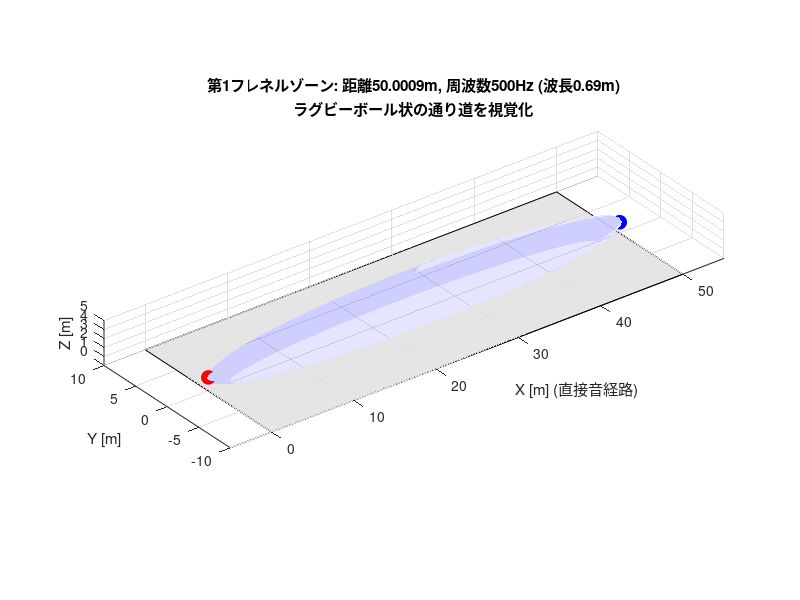

MATLAB code to generate this figure:
%% 1. 基本設定（シミュレーション・パラメータ）
c = 343;                 % 音速 [m/s]
f = 500;                 % 対象とする周波数 [Hz]
lambda = c / f;          % 波長 [m]

% 音源とマイクの位置 [X, Y, Z]
source_pos = [0, 0, 1.5];
mic_pos = [50, 0, 1.2];  % 50m先にマイクを配置（長軸方向をX軸とする）

%% 2. フレネル楕円体のパラメータ計算
% 音源とマイクの直線距離 d
d = norm(mic_pos - source_pos);

% 楕円体の全長（長軸の長さ）2a
% 波の干渉条件により、Path Length L = d + lambda/2 となる
a = (d + lambda / 2) / 2;

% 楕円体の最大半径（短軸の長さ）b, c
% 中心 (d/2) における短軸半径 Rmax = 0.5 * sqrt(lambda * d)
b = sqrt(a^2 - (d/2)^2);
c_radius = b; % 回転体（プロレート・スフェロイド）とするためbと同じ

%% 3. 3Dメッシュデータの生成（楕円体の生成）
% グリッド点数を設定
n_points = 50;
[X_mesh, Y_mesh, Z_mesh] = ellipsoid(d/2, 0, 1.35, a, b, c_radius, n_points); % 中心位置（高さは平均）

%% 4. 可視化（プロット）
figure('Name', '3D Fresnel Zone Spheroid', 'Position', [100, 100, 800, 600]);
hold on; grid on; axis equal; view(3);
xlabel('X [m] (直接音経路)'); ylabel('Y [m]'); zlabel('Z [m]');
title(sprintf('第1フレネルゾーン: 距離%dm, 周波数%dHz (波長%.2fm)\nラグビーボール状の通り道を視覚化', d, f, lambda));

% 楕円体のメッシュをプロット（半透明にする）
surf(X_mesh, Y_mesh, Z_mesh, 'FaceColor', 'blue', 'FaceAlpha', 0.1, 'EdgeColor', [0.7 0.7 0.7], 'EdgeAlpha', 0.2);

% 音源とマイクをプロット
plot3(source_pos(1), source_pos(2), source_pos(3), 'ro', 'MarkerSize', 10, 'MarkerFaceColor', 'r');
plot3(mic_pos(1), mic_pos(2), mic_pos(3), 'bo', 'MarkerSize', 10, 'MarkerFaceColor', 'b');
plot3([source_pos(1), mic_pos(1)], [source_pos(2), mic_pos(2)], [source_pos(3), mic_pos(3)], 'k--'); % 中心軸

% 地面をプロット
patch([0 50 50 0], [-10 -10 10 10], [0 0 0 0], [0.8 0.8 0.8], 'FaceAlpha', 0.5);

% カメラ視点を調整
xlim([-5, d+5]); ylim([-10, 10]); zlim([0, 5]);
